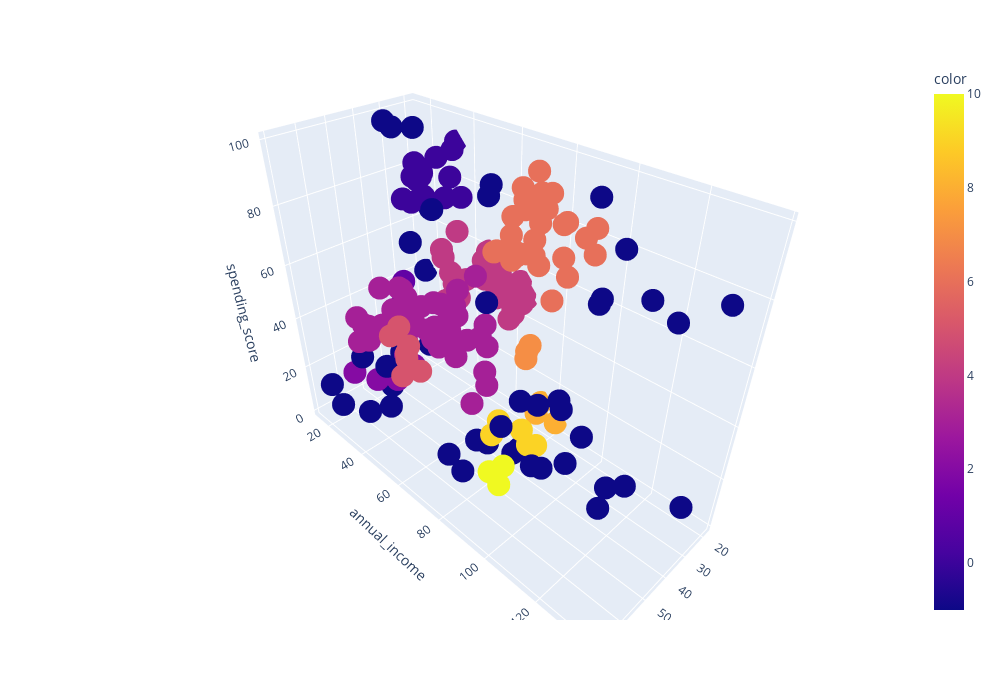

Notebook source saved alongside this figure:
### Code cell
DBS=DBSCAN(eps=9,min_samples=3)
predict=DBS.fit_predict(X)
get_3d_visualization(df_seg,predict)

### Figure 1 — Plotly figure (JSON) as saved in the notebook; plotly's stock layout.template omitted (floating-point values rounded to 4 significant figures; data arrays with more than 128 entries replaced by an {"elided": "..."} marker saying what was removed)
{"data": [{"hovertemplate": "age=%{x}<br>annual_income=%{y}<br>spending_score=%{z}<br>color=%{marker.color}<extra></extra>", "legendgroup": "", "marker": {"color": {"elided": "200 int values"}, "coloraxis": "coloraxis", "symbol": "circle"}, "mode": "markers", "name": "", "scene": "scene", "showlegend": false, "type": "scatter3d", "x": {"elided": "200 int values"}, "y": {"elided": "200 int values"}, "z": {"elided": "200 int values"}}], "layout": {"coloraxis": {"colorbar": {"title": {"text": "color"}}, "colorscale": [[0, "#0d0887"], [0.1111, "#46039f"], [0.2222, "#7201a8"], [0.3333, "#9c179e"], [0.4444, "#bd3786"], [0.5556, "#d8576b"], [0.6667, "#ed7953"], [0.7778, "#fb9f3a"], [0.8889, "#fdca26"], [1, "#f0f921"]]}, "height": 700, "legend": {"tracegroupgap": 0}, "margin": {"t": 60}, "scene": {"domain": {"x": [0, 1], "y": [0, 1]}, "xaxis": {"title": {"text": "age"}}, "yaxis": {"title": {"text": "annual_income"}}, "zaxis": {"title": {"text": "spending_score"}}}, "width": 1000}}
